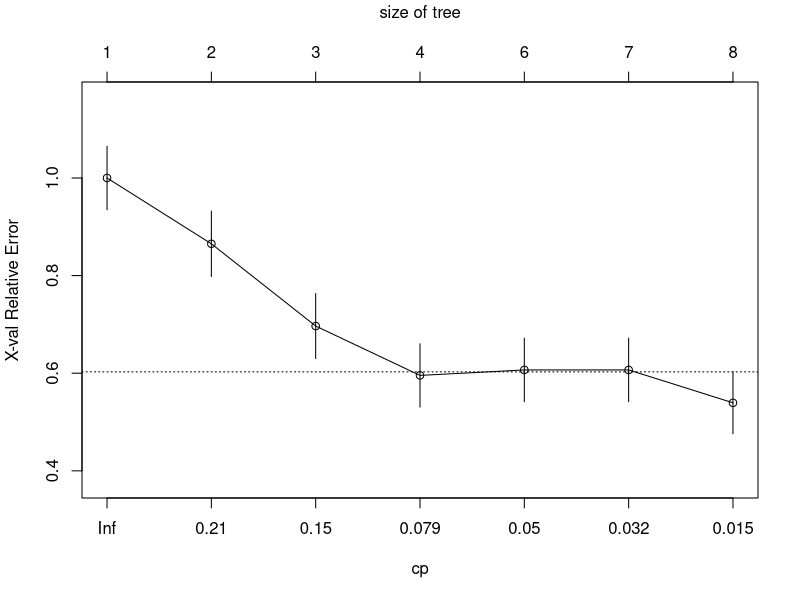
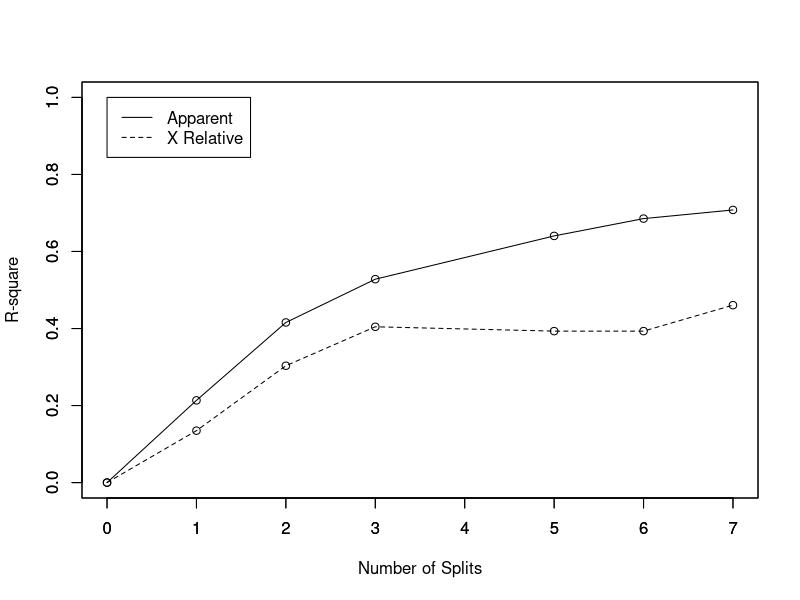
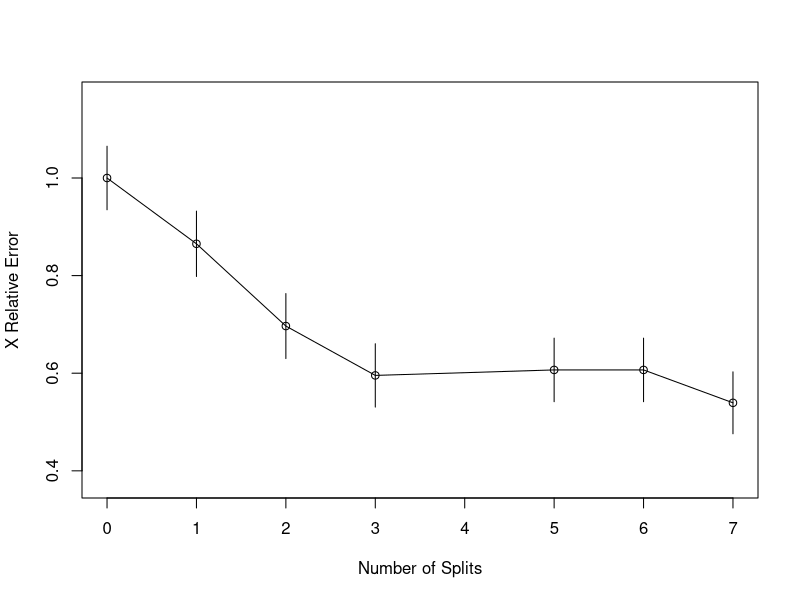
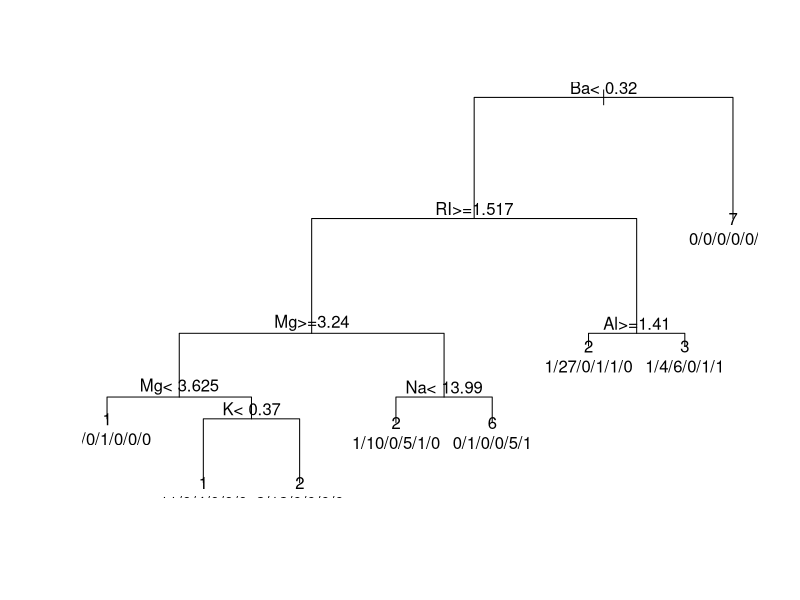
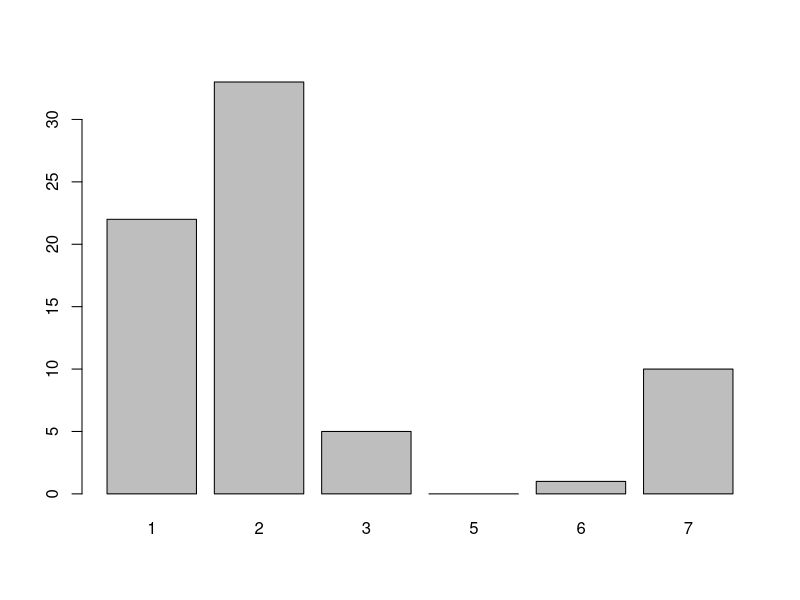

Write R code to recreate these figures, in order.
library(e1071)
library(rpart)
data(Glass, package="mlbench")
index <- 1:nrow(Glass)
testindex <- sample(index, trunc(length(index)/3))
testset <- Glass[testindex,]
trainset <- Glass[-testindex,]
rpart.model <- rpart(Type ~ ., data = trainset)
rpart.pred <- predict(rpart.model, testset[,-10], type = "class")
printcp(rpart.model)
plotcp(rpart.model)

rsq.rpart(rpart.model)
print(rpart.model)

plot(rpart.model,compress=TRUE)
text(rpart.model, use.n=TRUE)
plot(rpart.pred)

table(rpart.pred, testset$Type)
